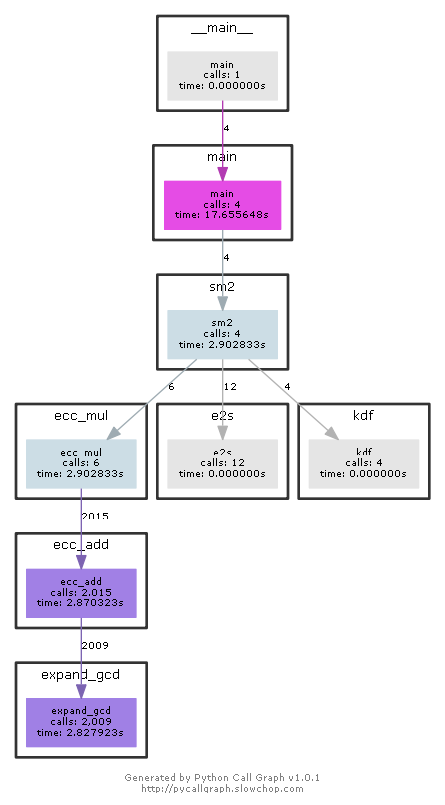

The script that drew this image:
from hashlib import sha256
from pycallgraph import Config
from pycallgraph import GlobbingFilter
from pycallgraph import PyCallGraph
from pycallgraph.output import GraphvizOutput


def expand_gcd(a, b):  # 欧几里得拓展算法

    '''
    从-1开始记数
    qi = ri-2 // ri-1
    '''
    # 前要判断
    if a == 0:
        if b > 0:
            return 0, 1, b
        else:
            return 0, -1, -b
    if b == 0:
        return 1, 0, a
    if a == 1 and b == 1:
        return 1, 0, 1
    # 准备工作
    t = 1  # 偏项，以便后续列表从i=-1开始，t+i表示第i项
    r = [a, b]
    x = [1, 0]
    y = [0, 1]
    q = [0, 0]

    i = -1

    q.append(r[t + i] // r[t + i + 1])  # q1

    i = 1
    while True:
        x_new = x[t + i - 2] - q[t + i] * x[t + i - 1]  # xi
        y_new = y[t + i - 2] - q[t + i] * y[t + i - 1]  # yi
        x.append(x_new)
        y.append(y_new)

        r_new = a * x[t + i] + b * y[t + i]  # ri
        if r_new == 0:
            break
        r.append(r_new)
        q_new = r[t + i - 1] // r[t + i]
        q.append(q_new)
        i = i + 1
    x_, y_, r_ = x[t + i - 1], y[t + i - 1], r[t + i - 1]

    if r_ < 0:
        x_ = -x_
        y_ = -y_
        r_ = -r_
    if x_ < 0:
        while x_ < 0:
            x_ = abs(b) // r_ + x_
        y_ = (r_ - a * x_) // b
    x_ = int(x_)
    y_ = int(y_)
    r_ = int(r_)
    return x_, y_, r_


def ecc_add(A, B, a, b, p):
    x, y = 0, 0
    if A[0] == B[0] and A[1] + B[1] == 0:
        return [x, y]
    elif A[0] == A[1] == 0:
        return B
    elif B[0] == B[1] == 0:
        return A
    else:
        if A != B:
            tmp = expand_gcd(B[0] - A[0], p)[0]
            # print(tmp)
            delta = ((B[1] - A[1]) * tmp) % p
            # print(delta)
        else:
            tmp = expand_gcd(2 * A[1], p)[0]
            # print(tmp)
            delta = ((3 * A[0] * A[0] + a) * tmp) % p
            # print(delta)
        x = (delta * delta - A[0] - B[0]) % p
        y = (delta * (A[0] - x) - A[1]) % p
        return [x, y]


def ecc_mul(A, k, a, b, p):
    x, y = 0, 0
    res = (x, y)
    reg = A
    while k > 0:
        if k & 1 == 1:
            res = ecc_add(res, reg, a, b, p)
        reg = ecc_add(reg, reg, a, b, p)
        k = k >> 1
    return res


def kdf(z: str, klen: int):  # 十六进制字符串输入，字符串输出
    ct = 1
    v = 256
    if len(z) & 1 != 0:
        z = '0' + z
    if klen % v != 0:
        end = (klen // v) + 1
    else:
        end = (klen // v) + 0
    Ha = []
    for i in range(end):
        ha = sha256(bytearray.fromhex(z + ("%08x" % ct))).hexdigest()
        Ha.append(ha)
        ct += 1
    if klen % v == 0:
        tail = Ha[-1]
    else:
        tail = Ha[-1][:(klen - v * (klen // v)) // 4]
        # print(len(tail))
    res = ''
    for i in range(len(Ha) - 1):
        res = res + Ha[i]
    res = res + tail
    return res


def e2s(num: int, length: int):
    if length % 8 == 0:
        l = length // 8
    else:
        l = (length // 8) + 1
    res = hex(num)[2:].rjust(l * 2, '0')

    return res


def sm2(text: str, a, b, p, G, Par, op, Key, k):
    text = text[2:]
    if op == 1:
        klen = len(text) * 4
        C1 = ecc_mul(G, k, a, b, p)
        # print("C1:", hex(C1[0]), hex(C1[0]))
        Q = ecc_mul(Key, k, a, b, p)
        s_C1 = '04' + e2s(C1[0], Par) + e2s(C1[1], Par)
        # print(hex(Q[0])[2:], len(hex(Q[0])[2:]))
        x2 = e2s(Q[0], Par)
        y2 = e2s(Q[1], Par)
        # print('x2:', x2, len(x2))
        # print('y2:', y2, len(y2))
        t = kdf(x2 + y2, klen)
        # print('t:', t, len(t))
        C2 = hex(int(text, 16) ^ int(t, 16))[2:].rjust(klen // 4, '0')
        # print('klen:', klen // 4)
        # print('x2|M|y2', x2 + text[2:] + y2)
        C3 = sha256(bytearray.fromhex(x2 + text + y2)).hexdigest()
        # print('C3:', C3)
        # print('s_C1:', s_C1, len(s_C1))
        # print('C2:', C2, len(C2))
        # print('C3:', C2, len(C3))
        res = s_C1 + C2 + C3
        return res
    else:
        # print('text:', text, len(text))
        C1 = text[:2 + Par // 2]
        C2 = text[2 + Par // 2:][:-64]
        # print('C1', C1, len(C1))
        # print('C2', C2, len(C2))
        klen = len(C2) * 4
        # print('c1:', C1[2:2 + Par // 4], C1[2 + Par // 4:])
        c1 = [int(C1[2:2 + Par // 4], 16), int(C1[2 + Par // 4:], 16)]
        Q = ecc_mul(c1, Key, a, b, p)
        x2 = e2s(Q[0], Par)
        y2 = e2s(Q[1], Par)
        t = kdf(x2 + y2, klen)
        # print('t', t)
        M = hex(int(C2, 16) ^ int(t, 16))[2:].rjust(klen // 4, '0')
        return M


def main():
    p = int(input().strip())
    a = int(input().strip())
    b = int(input().strip())
    L = input().strip().split()
    G = [int(L[0]), int(L[1])]
    Par = int(input().strip())
    op = int(input().strip())
    text = input().strip()
    if op == 1:
        L = input().strip().split()
        Key = [int(L[0]), int(L[1])]
        k = int(input().strip())
    else:
        Key = int(input().strip())
        k = 0
    ans = sm2(text, a, b, p, G, Par, op, Key, k)
    print("0x" + ans)


if __name__ == "__main__":
    ############################################################################
    '''
        生成函数调用图
    '''
    config = Config()
    config.trace_filter = GlobbingFilter(
        include=[
            '*'
        ]
    )
    config.trace_filter = GlobbingFilter(
        exclude=['pycallgraph.*']
    )
    ############################################################################

    graphviz = GraphvizOutput()
    graphviz.output_file = 'SM2-公钥加密.png'
    with PyCallGraph(output=graphviz, config=config):
        for i in range(4):
            main()
